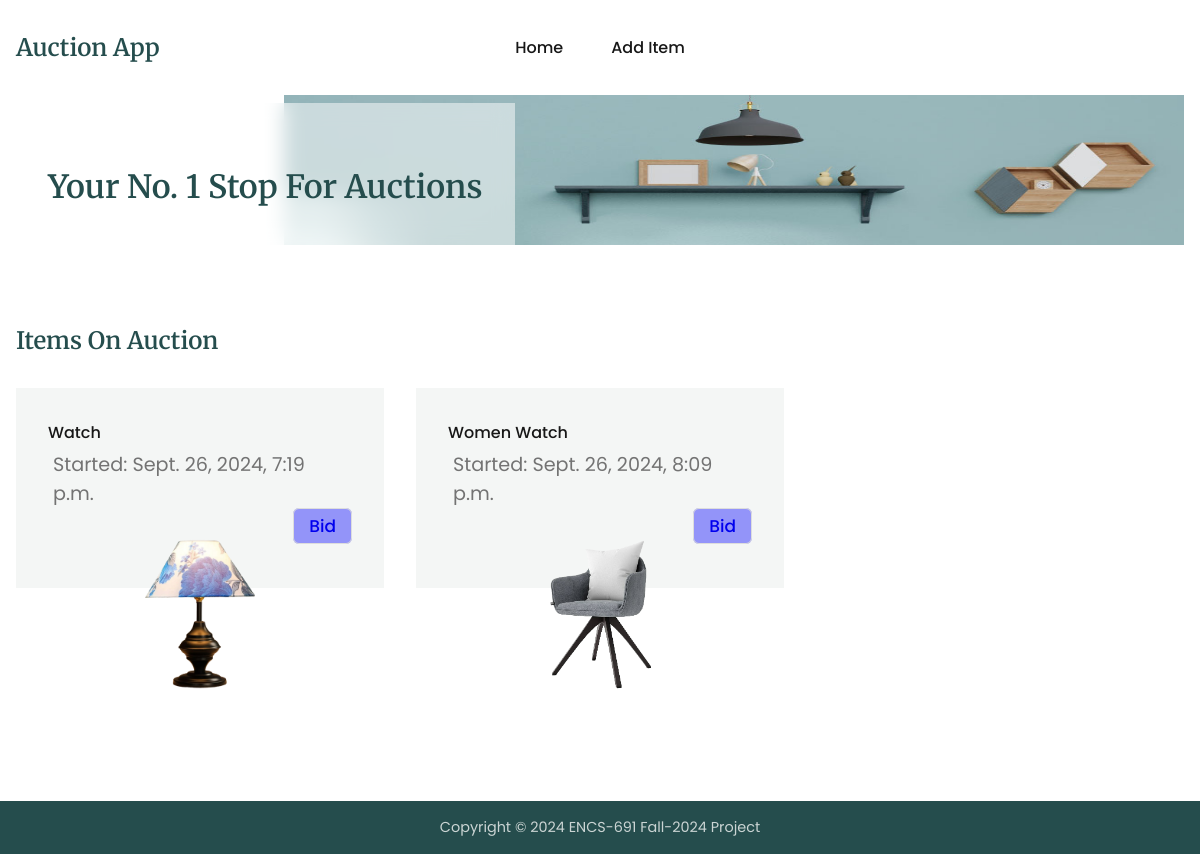
The page /auctions/ on the database as committed earlier.
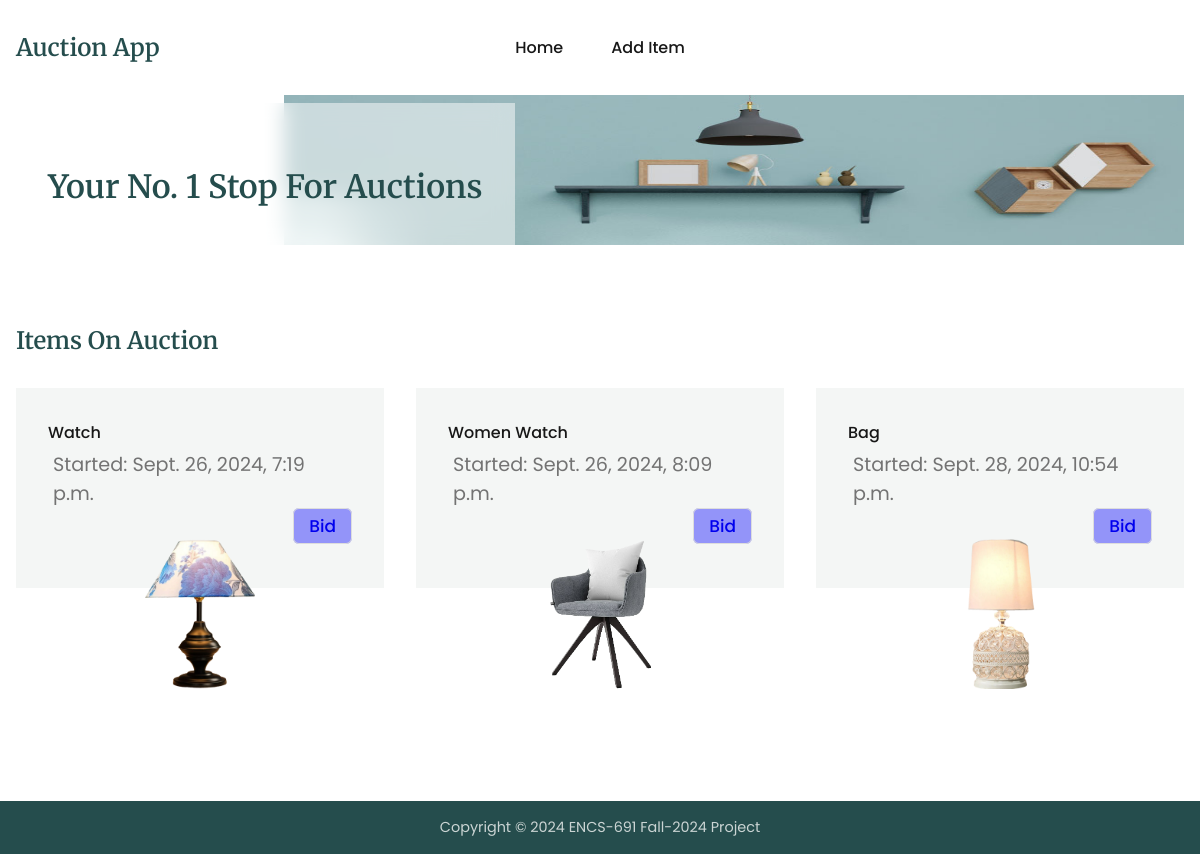
The same page on the database as committed later.
### auctions/models.py (models this page shows, shortened)
class Item(models.Model):
    name = models.CharField(max_length=200)
    description = models.CharField(max_length=200)
    categoryid = models.CharField(max_length=200)
    subcategoryid = models.CharField(max_length=200, default='1')
    status = models.CharField(max_length=200)
    minimumbid = models.IntegerField()
    username = models.CharField(max_length=200)
    image = models.CharField(max_length=200)
    createdat = models.DateTimeField(default=timezone.now)

### auctions/views.py (the view)
# urls.py: path('', views.index, name='index'),
def index(req):
    items = getAllRecords(Item)
    if items:
        context = {'items': items}
        return render(req, 'auctions/index.html', context=context)
    error(req, message='Currently, no items are available for auction.')
    return render(req, 'auctions/index.html')

### auctions/utils.py (called while the page is built)
def getAllRecords(model):
    try:
        rows = model.objects.all()
    except (KeyError, model.DoesNotExist):
        return None
    else:
        return rows

### templates/auctions/index.html (shortened to what this page needs)
{% extends "base.html" %}
{% block content %}
<section class="section__container product__container" id="product">
    <h3 class="section__header">Items On Auction</h3>
    <div class="product__grid">
        {% for item in items %}
        <div class="product__card">
            <h4>{{item.name}}</h4>
            <p>Started: {{item.createdat}}</p>
            <div class="btn-div">
                <a
                    class="bid-btn"
                    href="{% url 'auctions:bidItem' item.id %}"
                >
                    Bid
                </a>
            </div>
            <img src="{{item.image}}" alt="{{item.name}}" />
        </div>
        {% endfor %}
    </div>
</section>
{% endblock %}

### templates/base.html (shortened to what this page needs)
{% load static %}
<!DOCTYPE html>
<html lang="en">
<head>
  <link rel="stylesheet" href="{% static 'css/styles.css' %}" />
  <link rel="stylesheet" href="{% static 'css/style.css' %}" />
</head>
<body>
  <nav>
    <div class="nav__header">
      <div class="nav__logo">
        <a href="#" class="logo">Auction App</a>
      </div>
    </div>
    <ul class="nav__links" id="nav-links">
      <li><a href="{% url 'auctions:index' %}">Home</a></li>
      <li><a href="{% url 'auctions:addItem' %}">Add Item</a></li>
    </ul>
    <div class="nav__search" id="nav-search">
    </div>
  </nav>
  <header class="section__container header__container" id="home">
    <div class="header__image">
      <img src="{% static 'images/header.png' %}" alt="header" />
    </div>
    <div class="header__content">
      <div>
        <h1>Your No. 1 Stop For Auctions</h1>
      </div>
    </div>
  </header>
  {% block content %}{% endblock %}
  <footer class="footer" id="contact">
      <div class="footer__bar">
        Copyright © 2024 ENCS-691 Fall-2024 Project
      </div>
  </footer>
</body>
</html>

### auctions/static/css/styles.css (style rules this page uses)
:root { --primary-color: #254d4d; --text-dark: #171717; --text-light: #737373; --extra-light: #f4f6f5; --white: #ffffff; --max-width: 1200px; --header-font: "Merriweather", serif; }
* { padding: 0; margin: 0; box-sizing: border-box; }
.section__container { max-width: var(--max-width); margin: auto; padding: 5rem 1rem; }
.section__header { margin-bottom: 0.5rem; font-size: 1.5rem; font-weight: 600; font-family: var(--header-font); color: var(--primary-color); }
.logo { font-size: 1.5rem; font-weight: 600; font-family: var(--header-font); }
img { display: flex; width: 100%; height: 150px; }
a { text-decoration: none; transition: 0.3s; }
ul { list-style: none; }
html, body { scroll-behavior: smooth; }
body { font-family: "Poppins", sans-serif; }
nav { position: fixed; isolation: isolate; width: 100%; max-width: var(--max-width); margin-inline: auto; z-index: 9; }
.nav__header { padding: 1rem; width: 100%; display: flex; align-items: center; justify-content: space-between; background-color: var(--primary-color); }
.nav__logo .logo { color: var(--white); }
.nav__links { position: absolute; top: 65px; left: 0; width: 100%; padding: 2rem; display: flex; align-items: center; justify-content: center; flex-direction: column; gap: 2rem; background-color: var(--primary-color); transition: 0.5s; z-index: -1; transform: translateY(-100%); }
.nav__links a { font-weight: 500; color: var(--white); }
.nav__search { display: none; }
.header__container { display: grid; overflow: hidden; height: 150px; }
.header__image { grid-area: 1/1/2/2; }
.header__image img { max-width: 900px; margin-left: auto; }
.header__content { grid-area: 1/1/2/2; display: flex; align-items: center; height: 200px; }
.header__content>div { max-width: 500px; padding: 4rem 2rem; background-color: rgba(255, 255, 255, 0.5); backdrop-filter: blur(10px); }
.header__content h1 { margin-bottom: 1rem; font-size: 2rem; font-weight: 600; font-family: var(--header-font); color: var(--primary-color); }
.product__grid { margin-top: 2rem; display: grid; gap: 2rem; }
.product__card { position: relative; isolation: isolate; padding: 2rem; }
.product__card::before { position: absolute; content: ""; top: 0; left: 0; width: 100%; height: 60%; background-color: var(--extra-light); z-index: -1; transition: 0.3s; }
.product__card h4 { font-size: 1rem; font-weight: 500; color: var(--text-dark); }
.product__card p { padding: 5px; font-size: 1.2rem; color: var(--text-light); }
.product__card img { max-width: 150px; margin-inline: auto; }
.product__card .btn-div { text-align: end; }
.product__card .bid-btn { font-size: 1.2rem; font-weight: 500; cursor: pointer; padding: 5px 15px; font-size: 17px; border: 1px solid #ddd; border-radius: 6px; outline: none; background-color: rgba(0, 0, 255, 0.4); }
.footer { background-color: var(--primary-color); position: static; left: 0; right: 0; bottom: 0; width: 100%; text-align: center; }
.footer__bar { padding: 1rem; font-size: 0.9rem; color: var(--extra-light); opacity: 0.8; text-align: center; }
@media (width > 540px) { .product__grid { grid-template-columns: repeat(2, 1fr); } }
@media (width > 768px) { nav { position: static; padding: 2rem 1rem; display: flex; align-items: center; justify-content: space-between; gap: 2rem; } }
@media (width > 768px) { .nav__header { flex: 1; padding: 0; background-color: transparent; } }
@media (width > 768px) { .nav__logo .logo { color: var(--primary-color); } }
@media (width > 768px) { .nav__links { position: static; padding: 0; width: fit-content; flex-direction: row; gap: 3rem; background-color: transparent; transform: none; } }
@media (width > 768px) { .nav__links a { color: var(--text-dark); } }
@media (width > 768px) { .nav__search { flex: 1; display: flex; align-items: center; justify-content: flex-end; gap: 1rem; } }
@media (width > 768px) { .header__container { padding-top: 0; } }
@media (width > 768px) { .product__grid { grid-template-columns: repeat(3, 1fr); } }

### auctions/static/css/style.css (style rules this page uses)
::placeholder { text-transform: none; }
a { text-decoration: none; }

Rows that differ between the two databases and show on the page:
added Item: name "Bag", createdat "Sept. 28, 2024, 10:54 p.m.", image (picture)
